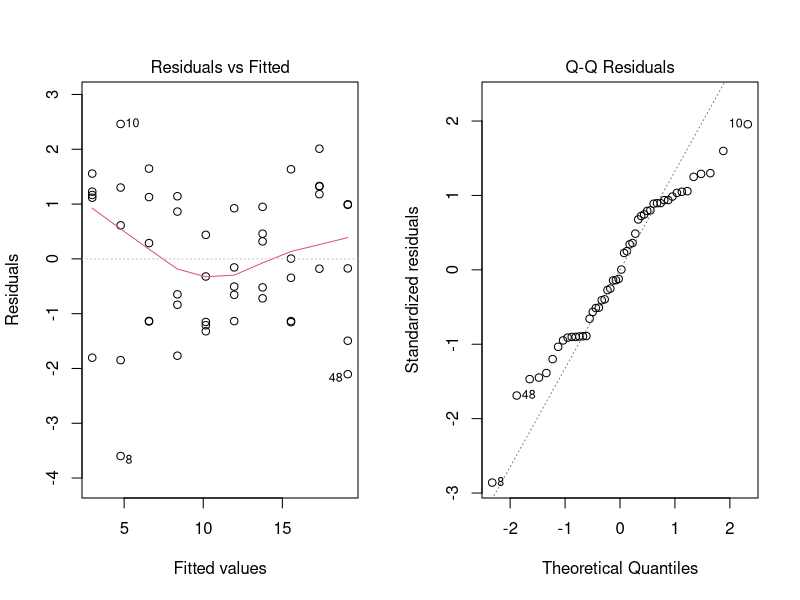

This figure's R source:
## ---- chunk 1
#| label: setup-cap11
#| include: false
library(tidyverse)
theme_set(theme_minimal(base_size = 12))
alg <- read.csv("datos/algoritmos_regresion.csv")
mac <- filter(alg, entorno == "Mac")
## ---- chunk 2
#| label: modelo-completo
modelo <- lm(tiempo_ms ~ n, data = mac)
summary(modelo)
## ---- chunk 3
#| label: ic-pendiente
confint(modelo)
## ---- chunk 4
#| label: cor-test
cor.test(mac$n, mac$tiempo_ms)
## ---- chunk 5
#| label: fig-diagnostico
#| fig-cap: "Diagnóstico del modelo: residuos contra ajustados y Q-Q plot."
#| fig-width: 7
#| fig-height: 3.2
par(mfrow = c(1, 2))
plot(modelo, which = 1)   # linealidad y varianza constante
plot(modelo, which = 2)   # normalidad de los errores
par(mfrow = c(1, 1))
## ---- chunk 6
#| label: shapiro-residuos
shapiro.test(residuals(modelo))
## ---- chunk 7
#| label: prediccion
nuevos <- data.frame(n = c(5000, 12000))
predict(modelo, newdata = nuevos, interval = "prediction")
